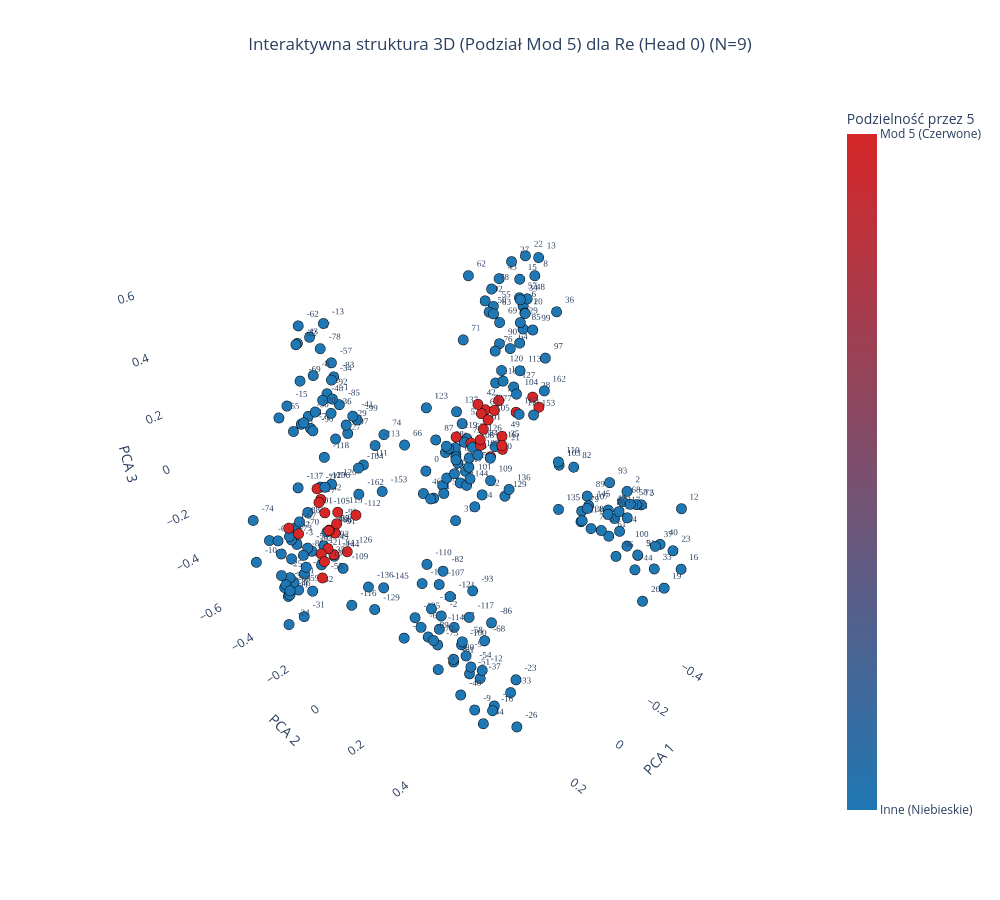
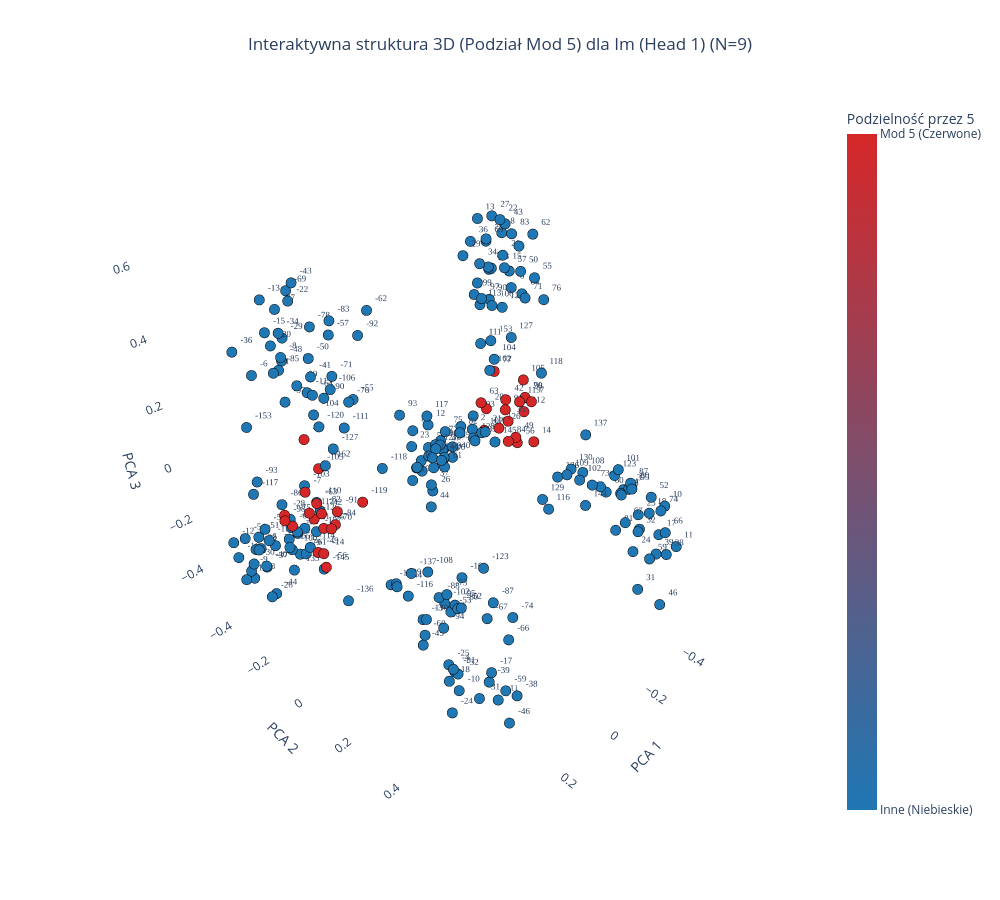

Notebook cell for these charts, in order:
### Code cell
import numpy as np
import plotly.graph_objects as go
from sklearn.decomposition import PCA

def plot_output_head_plotly_3d_mod5(model, N, head_idx=0):
    """
    Rysuje interaktywny wykres 3D PCA dla wybranej głowicy wyjściowej.
    Liczby podzielne przez 5 są czerwone, reszta niebieska.
    """

    weights = model.output_heads[head_idx].weight.detach().cpu().numpy()
    

    output_offset = 2 * N * N
    min_val, max_val = -2 * N * N, 2 * N * N
    active_indices = []
    labels = []
    
    for val in range(min_val, max_val + 1):
        idx = val + output_offset
        if 0 <= idx < weights.shape[0]:
            active_indices.append(idx)
            labels.append(val)

    active_weights = weights[active_indices]


    weight_norms = np.linalg.norm(active_weights, axis=1)
    valid_mask = weight_norms > 0.4
    
    active_weights = active_weights[valid_mask]
    labels = np.array(labels)[valid_mask]


    pca = PCA(n_components=3)
    embeds_3d = pca.fit_transform(active_weights)
    

    color_values = [1 if (l % 7 == 0 and l != 0) else 0 for l in labels]
    

    custom_colorscale = [
        [0.0, 'rgb(31, 119, 180)'],
        [1.0, 'rgb(214, 39, 40)']
    ]
    
    head_names = {0: "Re (Head 0)", 1: "Im (Head 1)"}
    title_name = head_names.get(head_idx, f"Head {head_idx}")

    fig = go.Figure()

    fig.add_trace(go.Scatter3d(
        x=embeds_3d[:, 0],
        y=embeds_3d[:, 1],
        z=embeds_3d[:, 2],
        mode='markers+text',
        text=[str(l) for l in labels],
        textposition="top right",
        textfont=dict(size=9, family="Arial Black"),
        marker=dict(
            size=6,
            color=color_values,
            colorscale=custom_colorscale,
            showscale=True,
            colorbar=dict(
                title="Podzielność przez 5",
                tickmode='array',
                tickvals=[0, 1],
                ticktext=['Inne (Niebieskie)', 'Mod 5 (Czerwone)']
            ),
            line=dict(width=1, color='Black')
        ),
        hoverinfo='text',
        hovertext=[f"Token ID: {l + output_offset}<br>Wartość algebraiczna: {l}<br>Reszta mod 5: {l % 5}" for l in labels]
    ))

    fig.update_layout(
        title=dict(
            text=f"Interaktywna struktura 3D (Podział Mod 5) dla {title_name} (N={N})",
            x=0.5,
            xanchor='center'
        ),
        scene=dict(
            xaxis=dict(title="PCA 1", backgroundcolor="white", gridcolor="rgba(200,200,200,0.2)"),
            yaxis=dict(title="PCA 2", backgroundcolor="white", gridcolor="rgba(200,200,200,0.2)"),
            zaxis=dict(title="PCA 3", backgroundcolor="white", gridcolor="rgba(200,200,200,0.2)"),
        ),
        width=1000,
        height=900,
        showlegend=False
    )
    
    fig.show()

plot_output_head_plotly_3d_mod5(model, N=N, head_idx=0)
plot_output_head_plotly_3d_mod5(model, N=N, head_idx=1)

### Figure 1 — Plotly figure (JSON) as saved in the notebook; plotly's stock layout.template omitted (floating-point values rounded to 4 significant figures; data arrays with more than 128 entries replaced by an {"elided": "..."} marker saying what was removed)
{"data": [{"hoverinfo": "text", "hovertext": {"elided": "267 str values"}, "marker": {"color": {"elided": "267 int values"}, "colorbar": {"tickmode": "array", "ticktext": ["Inne (Niebieskie)", "Mod 5 (Czerwone)"], "tickvals": [0, 1], "title": {"text": "Podzielność przez 5"}}, "colorscale": [[0, "rgb(31, 119, 180)"], [1, "rgb(214, 39, 40)"]], "line": {"color": "Black", "width": 1}, "showscale": true, "size": 6}, "mode": "markers+text", "text": {"elided": "267 str values"}, "textfont": {"family": "Arial Black", "size": 9}, "textposition": "top right", "type": "scatter3d", "x": {"elided": "267 float values"}, "y": {"elided": "267 float values"}, "z": {"elided": "267 float values"}}], "layout": {"height": 900, "scene": {"xaxis": {"backgroundcolor": "white", "gridcolor": "rgba(200,200,200,0.2)", "title": {"text": "PCA 1"}}, "yaxis": {"backgroundcolor": "white", "gridcolor": "rgba(200,200,200,0.2)", "title": {"text": "PCA 2"}}, "zaxis": {"backgroundcolor": "white", "gridcolor": "rgba(200,200,200,0.2)", "title": {"text": "PCA 3"}}}, "showlegend": false, "title": {"text": "Interaktywna struktura 3D (Podział Mod 5) dla Re (Head 0) (N=9)", "x": 0.5, "xanchor": "center"}, "width": 1000}}

### Figure 2 — Plotly figure (JSON) as saved in the notebook; plotly's stock layout.template omitted (floating-point values rounded to 4 significant figures; data arrays with more than 128 entries replaced by an {"elided": "..."} marker saying what was removed)
{"data": [{"hoverinfo": "text", "hovertext": {"elided": "267 str values"}, "marker": {"color": {"elided": "267 int values"}, "colorbar": {"tickmode": "array", "ticktext": ["Inne (Niebieskie)", "Mod 5 (Czerwone)"], "tickvals": [0, 1], "title": {"text": "Podzielność przez 5"}}, "colorscale": [[0, "rgb(31, 119, 180)"], [1, "rgb(214, 39, 40)"]], "line": {"color": "Black", "width": 1}, "showscale": true, "size": 6}, "mode": "markers+text", "text": {"elided": "267 str values"}, "textfont": {"family": "Arial Black", "size": 9}, "textposition": "top right", "type": "scatter3d", "x": {"elided": "267 float values"}, "y": {"elided": "267 float values"}, "z": {"elided": "267 float values"}}], "layout": {"height": 900, "scene": {"xaxis": {"backgroundcolor": "white", "gridcolor": "rgba(200,200,200,0.2)", "title": {"text": "PCA 1"}}, "yaxis": {"backgroundcolor": "white", "gridcolor": "rgba(200,200,200,0.2)", "title": {"text": "PCA 2"}}, "zaxis": {"backgroundcolor": "white", "gridcolor": "rgba(200,200,200,0.2)", "title": {"text": "PCA 3"}}}, "showlegend": false, "title": {"text": "Interaktywna struktura 3D (Podział Mod 5) dla Im (Head 1) (N=9)", "x": 0.5, "xanchor": "center"}, "width": 1000}}
